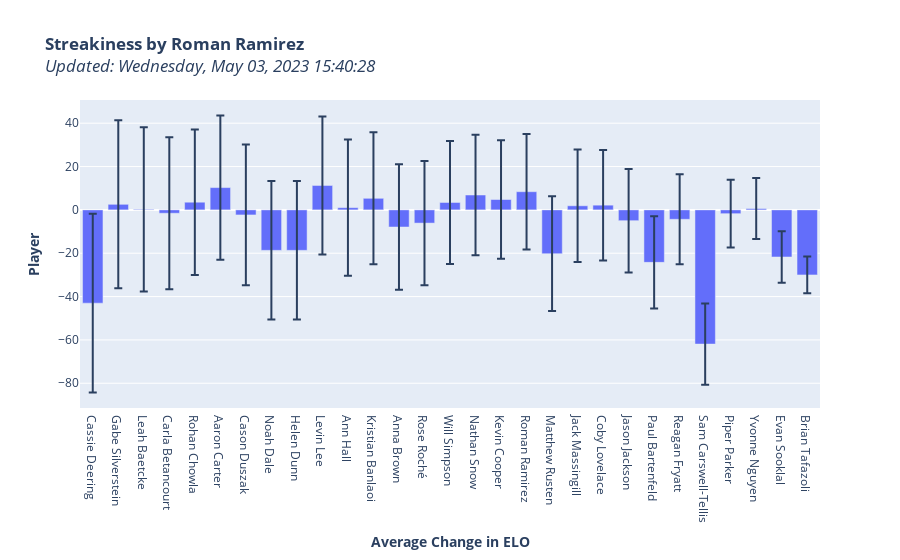

The code cell stored with this chart in its notebook:
### Code cell
agg_d_elo_table = pd.DataFrame()
agg_d_elo_table['Avg Change in ELO'] = d_elo_time_table.mean(axis=0)
agg_d_elo_table['STD Change in ELO'] = d_elo_time_table.std(axis=0) # how streaky is someone, whats the average difference a change will be from the mean change
agg_d_elo_table.sort_values("STD Change in ELO", ascending=False, inplace=True)

with pd.option_context('display.max_rows', 100, 'display.max_columns', None):
    display(pd.DataFrame(agg_d_elo_table))

import plotly.express as px

fig_streakiness = px.bar(
    agg_d_elo_table,
    y='Avg Change in ELO',
    error_y='STD Change in ELO',
    x=agg_d_elo_table.index,
    title="<b>Streakiness</b>",
    )

fig_streakiness.update_layout(
    title=f'<b>Streakiness by Roman Ramirez</b><br><i>Updated: {str(datetime.datetime.now().strftime("%A, %b %d, %Y %H:%M:%S"))}<i>',
    xaxis_title='<b>Average Change in ELO</b>',
    yaxis_title='<b>Player</b>',
)

fig_streakiness.show()
fig_streakiness.write_html("exports/streakiness.html")

### Figure 1 — Plotly figure (JSON) as saved in the notebook; plotly's stock layout.template omitted (floating-point values rounded to 4 significant figures)
{"data": [{"alignmentgroup": "True", "error_y": {"array": [41.27, 38.75, 37.89, 35.09, 33.58, 33.31, 32.47, 31.95, 31.95, 31.87, 31.42, 30.44, 28.91, 28.71, 28.41, 27.8, 27.32, 26.65, 26.47, 25.94, 25.49, 23.9, 21.29, 20.77, 18.74, 15.63, 14.1, 11.83, 8.485]}, "hovertemplate": "player=%{x}<br>Avg Change in ELO=%{y}<extra></extra>", "legendgroup": "", "marker": {"color": "#636efa", "pattern": {"shape": ""}}, "name": "", "offsetgroup": "", "orientation": "v", "showlegend": false, "textposition": "auto", "type": "bar", "x": ["Cassie Deering", "Gabe Silverstein", "Leah Baetcke", "Carla Betancourt", "Rohan Chowla", "Aaron Carter", "Cason Duszak", "Noah Dale", "Helen Dunn", "Levin Lee", "Ann Hall", "Kristian Banlaoi", "Anna Brown", "Rose Roché", "Will Simpson", "Nathan Snow", "Kevin Cooper", "Roman Ramirez", "Matthew Rusten", "Jack Massingill", "Coby Lovelace", "Jason Jackson", "Paul Bartenfeld", "Reagan Fryatt", "Sam Carswell-Tellis", "Piper Parker", "Yvonne Nguyen", "Evan Sooklal", "Brian Tafazoli"], "xaxis": "x", "y": [-43.04, 2.574, 0.2691, -1.548, 3.54, 10.29, -2.335, -18.67, -18.67, 11.27, 1.023, 5.346, -7.907, -6.099, 3.423, 6.865, 4.788, 8.393, -20.22, 1.889, 2.181, -4.982, -24.21, -4.349, -61.92, -1.75, 0.6085, -21.73, -30], "yaxis": "y"}], "layout": {"barmode": "relative", "legend": {"tracegroupgap": 0}, "title": {"text": "<b>Streakiness by Roman Ramirez</b><br><i>Updated: Wednesday, May 03, 2023 15:40:28<i>"}, "xaxis": {"anchor": "y", "domain": [0, 1], "title": {"text": "<b>Average Change in ELO</b>"}}, "yaxis": {"anchor": "x", "domain": [0, 1], "title": {"text": "<b>Player</b>"}}}}
